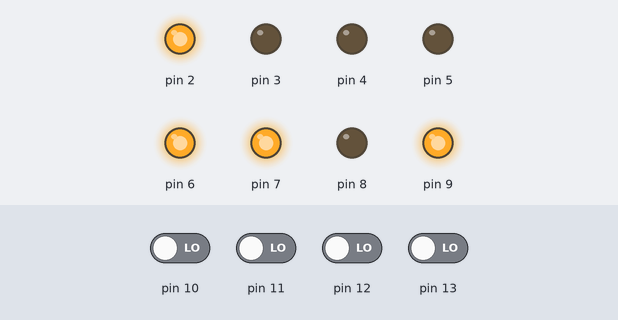
Simulated run of this sketch. Board: Arduino Uno, built with avr-gcc and run on an emulated ATmega328P. Parts: output pins drawn as LEDs (lit = HIGH). Inputs (shaded band) come from the test bench; at power-on: pin 10–13 LOW.

Above: at 1.2 s.
1.3 s: pin 10 driven HIGH
At 1.6 s:
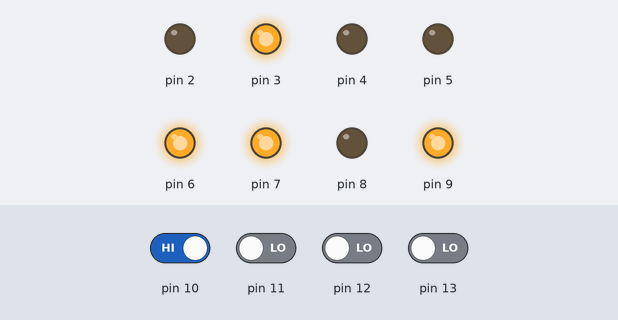
2.8 s: pin 11 driven HIGH
At 3.9 s:
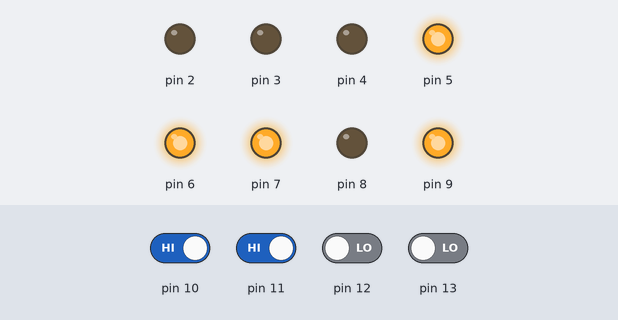
4.3 s: pin 12 driven HIGH
At 5.1 s:
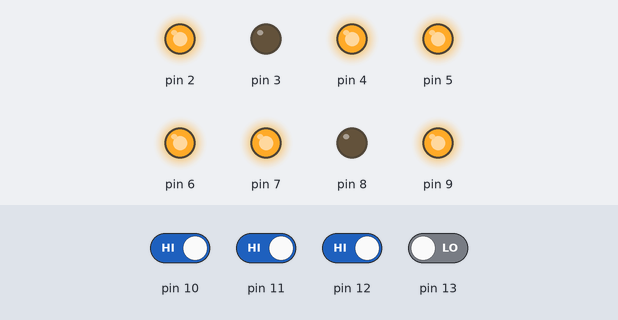
5.8 s: pin 13 driven HIGH
At 6.2 s:
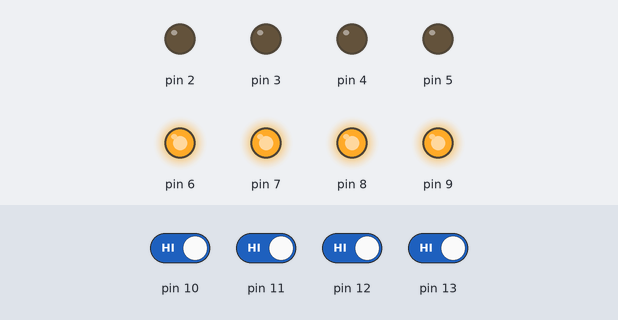
7.3 s: pin 10 driven LOW
At 8.5 s:
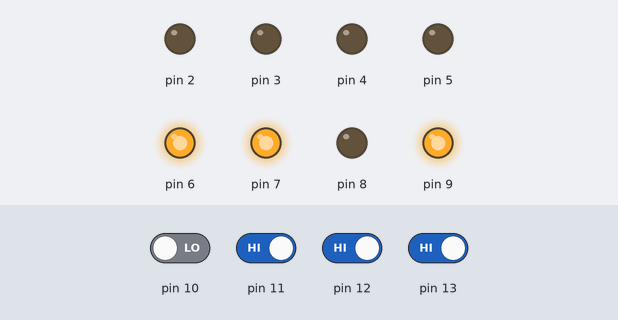
8.8 s: pin 13 driven LOW
At 9.7 s:
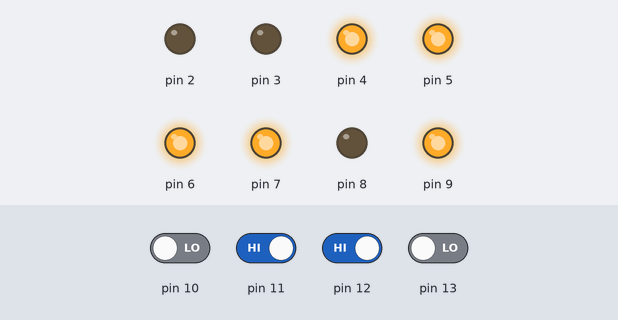
Timing chart, 0 to 11.3 s (numbered marks = the images above; inputs shaded):
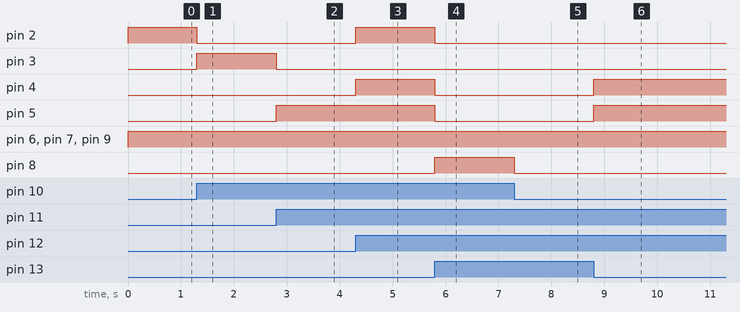

The sketch:

4bit_CPU_ROM.ino
```cpp
// (licence header left out)
///
byte prog[16];

//
void setup() {
  byte i;

for(i=0;i<16;i++){
  prog[i]=0;
}//// initialize program

/////////program part of 4-bit CPU
/////////////////simple blinking///////
//prog[0b0000]=0b10110011;
//prog[0b0001]=0b10110110;
//prog[0b0010]=0b10111100;
//prog[0b0011]=0b10111000;
//prog[0b0100]=0b10111000;
//prog[0b0101]=0b10111100;
//prog[0b0110]=0b10110110;
//prog[0b0111]=0b10110011;
//prog[0b1000]=0b10110001;
//prog[0b1001]=0b11110000;
////////////////////////////////////////

////other commands
////0011abcd: MOV "abcd" to A register
////0111abcd: MOV "abcd" to B register
////00010000: MOV B register to A register
////01000000: MOV A register to B register
////0000abcd: ADD "abcd" to A register
////0101abcd: ADD "abcd" to B register
////00100000: MOV input port (DIP switch) to A register
////01110000: MOV input port (DIP switch) to B register
////1011abcd: MOV "abcd" to output port (LED)
////10010000: MOV B register to output port (LED)
////1111abcd: JMP to "abcd"
////1110abcd: IF C \neq = 0 JMP to "abcd"
//// other details can be found in the book....


prog[0b0000]=0b10110001; //OUT(1011) "0001" to LED
prog[0b0001]=0b10110010; //OUT(1011) "0010" to LED
prog[0b0010]=0b10110100; // same till 0b1110
prog[0b0011]=0b10111000;
prog[0b0100]=0b10111001;
prog[0b0101]=0b10111010;
prog[0b0110]=0b10111100;
prog[0b0111]=0b10111101;
prog[0b1000]=0b10111110;
prog[0b1001]=0b10111111;
prog[0b1010]=0b10110000;
prog[0b1011]=0b10111111;
prog[0b1100]=0b10110000;
prog[0b1101]=0b10111111;
prog[0b1110]=0b10110000;
prog[0b1111]=0b11110000; // JMP(1111) to "0000" first of program


    Serial.begin(9600);
//// address bit from D10 to D13
  for(i=10; i<14; i++){
  pinMode(i, INPUT);
  }

//// data bus from D2 to D9
  for(i=2; i<10; i++){
   pinMode(i, OUTPUT);
  }

}

// the loop function runs over and over again forever
void loop() {

  boolean A[5],b[8];
  byte i,command_data;
  byte temp1;

// address read
    A[0]=digitalRead(10);
    A[1]=digitalRead(11);
    A[2]=digitalRead(12);
    A[3]=digitalRead(13);
    i=A[0]+2*A[1]+4*A[2]+8*A[3];
   // Serial.println(i);
    command_data=prog[i];
    //Serial.println(command_data);

/// converting to each bit
    b[0]=command_data &  0b00000001;
    b[1]=(command_data & 0b00000010);
    b[2]=(command_data & 0b00000100);
    b[3]=(command_data & 0b00001000);
    b[4]=(command_data & 0b00010000);
    b[5]=(command_data & 0b00100000);
    b[6]=(command_data & 0b01000000);
    b[7]=(command_data & 0b10000000);
///////

    for(i=2;i<10;i++){
      temp1=i+1;
      digitalWrite(i,b[i-2]);
    }

}
```

Measured:
- after the input at 1.3 s, pin 2: HIGH → LOW at once; pin 3: LOW → HIGH at once
- after the input at 2.8 s, pin 3: HIGH → LOW at once; pin 5: LOW → HIGH at once
- after the input at 4.3 s, pin 2, pin 4: LOW → HIGH at once
- after the input at 5.8 s, pin 2, pin 4, pin 5: HIGH → LOW at once; pin 8: LOW → HIGH at once
- after the input at 7.3 s, pin 8: HIGH → LOW at once
- after the input at 8.8 s, pin 4, pin 5: LOW → HIGH at once
